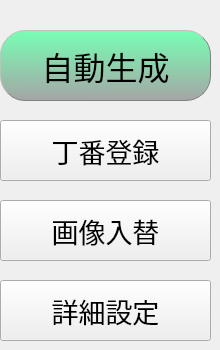
     <widget class="QWidget" name="page_2">
      <widget class="QPushButton" name="PushButtonAutoGenerate">
       <property name="geometry">
        <rect>
         <x>0</x>
         <y>30</y>
         <width>211</width>
         <height>71</height>
        </rect>
       </property>
       <property name="font">
        <font>
         <family>Arial Unicode MS</family>
         <pointsize>24</pointsize>
        </font>
       </property>
       <property name="styleSheet">
        <string notr="true">QPushButton {
	border-style: outset;
	border-width: 1px;
	border-radius: 25px;
	border-color: gray;
	background-color: qlineargradient(spread:pad, x1:0.0113636, y1:0, x2:0, y2:1, stop:0 rgba(120, 254, 180, 255), stop:1 rgba(165, 165, 165, 255));
}
QPushButton:pressed { 	
	background-color: qlineargradient(spread:pad, x1:0, y1:1, x2:0, y2:0, stop:0 rgba(225, 225, 225, 255), stop:1 rgba(141, 141, 141, 255));
}</string>
       </property>
       <property name="text">
        <string>自動生成</string>
       </property>
       <property name="checkable">
        <bool>true</bool>
       </property>
       <property name="autoDefault">
        <bool>false</bool>
       </property>
       <property name="default">
        <bool>false</bool>
       </property>
       <property name="flat">
        <bool>false</bool>
       </property>
      </widget>
      <widget class="QPushButton" name="PushButtonSwitchPhase">
       <property name="geometry">
        <rect>
         <x>0</x>
         <y>120</y>
         <width>211</width>
         <height>61</height>
        </rect>
       </property>
       <property name="font">
        <font>
         <family>MS UI Gothic</family>
         <pointsize>20</pointsize>
        </font>
       </property>
       <property name="styleSheet">
        <string notr="true"/>
       </property>
       <property name="text">
        <string>丁番登録</string>
       </property>
       <property name="checkable">
        <bool>false</bool>
       </property>
       <property name="checked">
        <bool>false</bool>
       </property>
       <property name="autoDefault">
        <bool>false</bool>
       </property>
       <property name="default">
        <bool>false</bool>
       </property>
       <property name="flat">
        <bool>false</bool>
       </property>
      </widget>
      <widget class="QPushButton" name="PushButtonCopyImage">
       <property name="geometry">
        <rect>
         <x>0</x>
         <y>200</y>
         <width>211</width>
         <height>61</height>
        </rect>
       </property>
       <property name="font">
        <font>
         <family>MS UI Gothic</family>
         <pointsize>20</pointsize>
        </font>
       </property>
       <property name="styleSheet">
        <string notr="true"/>
       </property>
       <property name="text">
        <string>画像入替</string>
       </property>
       <property name="checkable">
        <bool>false</bool>
       </property>
       <property name="checked">
        <bool>false</bool>
       </property>
       <property name="autoDefault">
        <bool>false</bool>
       </property>
       <property name="default">
        <bool>false</bool>
       </property>
       <property name="flat">
        <bool>false</bool>
       </property>
      </widget>
      <widget class="QPushButton" name="PushButtonEditDetail">
       <property name="geometry">
        <rect>
         <x>0</x>
         <y>280</y>
         <width>211</width>
         <height>61</height>
        </rect>
       </property>
       <property name="font">
        <font>
         <family>MS UI Gothic</family>
         <pointsize>20</pointsize>
        </font>
       </property>
       <property name="styleSheet">
        <string notr="true"/>
       </property>
       <property name="text">
        <string>詳細設定</string>
       </property>
       <property name="checkable">
        <bool>false</bool>
       </property>
       <property name="checked">
        <bool>false</bool>
       </property>
       <property name="autoDefault">
        <bool>false</bool>
       </property>
       <property name="default">
        <bool>false</bool>
       </property>
       <property name="flat">
        <bool>false</bool>
       </property>
      </widget>
     </widget>
